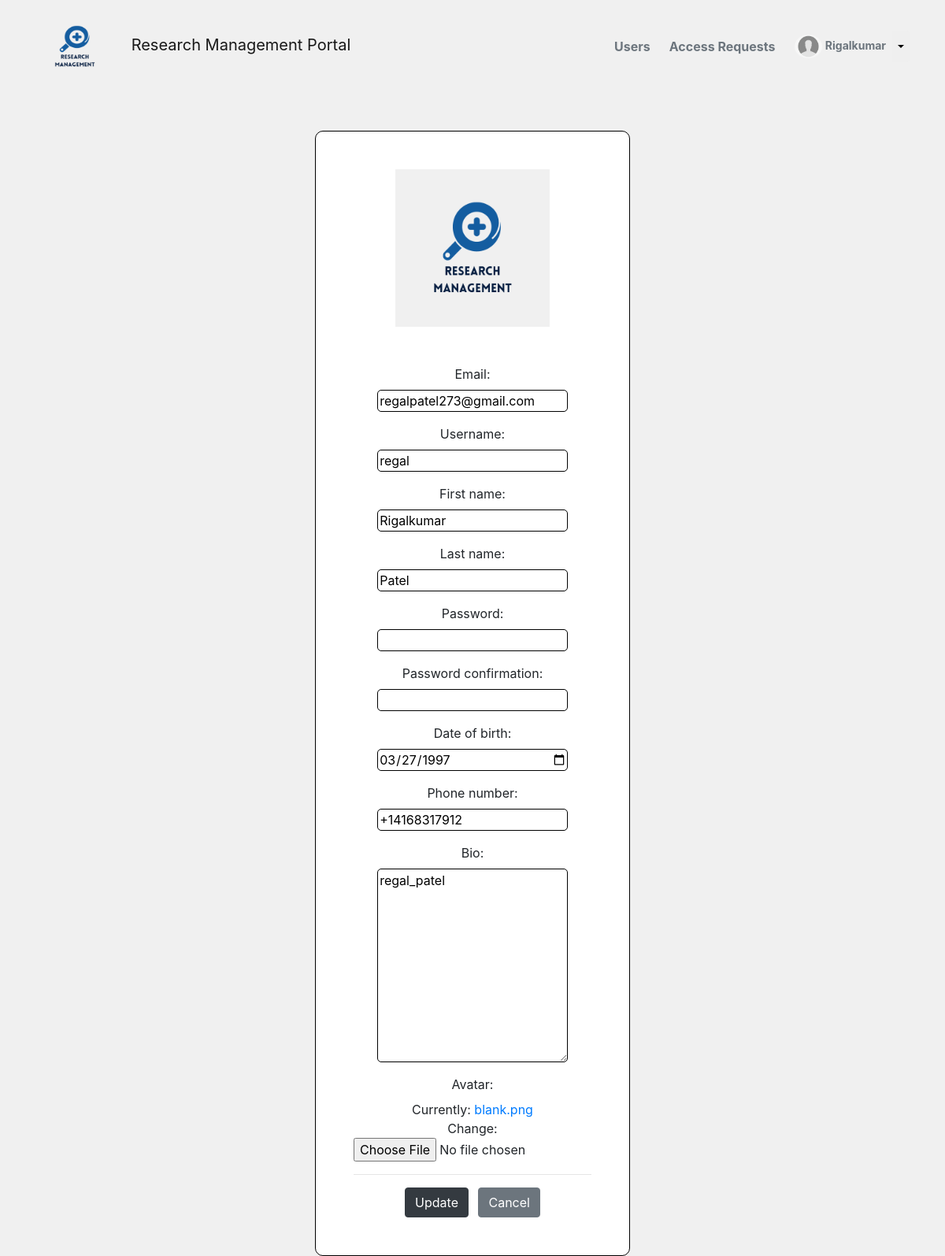
/edit-user/1 (signed in), run on the app's committed database.
### user_management_module/models.py (models this page shows, shortened)
class User(AbstractUser):
    email = models.EmailField(unique=True)
    username = models.CharField(null=True, max_length=30)
    bio = models.TextField(null = True, blank=True)
    head_of_department = models.BooleanField(default=False)
    department = models.ForeignKey(Department, on_delete=models.SET_NULL, null=True, default=None)
    date_of_birth = models.DateField(null=True, blank=False)
    phone_number = PhoneNumberField(null=True)
    avatar = models.ImageField(null=True, default='blank.png')
    USERNAME_FIELD = 'email'
    REQUIRED_FIELDS = ['username','first_name','last_name']

### user_management_module/views.py (the view, shortened to what this page needs)
# urls.py: path('edit-user/<str:pk>',views.editUser, name='edit-user'),
@login_required(login_url='sign-in')
def editUser(request,pk):
    user = User.objects.get(id=pk)
    form = UserForm(instance=user)
    context={'form':form,'user':user}
    return render(request,'user_management_module/update_users.html',context)

### user_management_module/forms.py
class UserForm(UserCreationForm):
    date_of_birth = forms.DateField(widget=DateInput)
    phone_number = PhoneNumberField(
        widget = PhoneNumberPrefixWidget()
    )
    class Meta:
        model = User
        fields = ['email','username','first_name','last_name','password1','password2','date_of_birth','phone_number','bio', 'avatar']

### user_management_module/templates/user_management_module/update_users.html (shortened to what this page needs)
{% extends 'base.html' %}
{% load static %}
{% block content %}
<div class="text-center mt-5" id="sign-up">
    <form action="" class="col col-sm-4 p-5 uniForm" method="post" enctype="multipart/form-data">
        <div class="mb-5">
            <img src="{% static 'images/Logo.png' %}" alt="logo" height="200" class="col-10 col-sm-9">
        </div>
        {% for field in form %}
        <div class="mt-3">
            <div>
            <label>{{field.label}}:</label><br>
            {{field}}
            </div>
        </div>
        {% endfor %}
        <hr>
        <div class="mt-3">
            <button type="submit" class="btn btn-md btn-dark btn-secondary">Update</button>
            <a href="{{request.META.HTTP_REFERER}}" class="btn btn-secondary btn-md ml-2">Cancel</a>
        </div>
    </form>
</div>
{% endblock content %}

### templates/navbar.html (shortened to what this page needs)
{% load static %}
{% if request.user.is_authenticated %}
<nav class="navbar navbar-expand-lg navbar-light py-1" style="background-color: #F0F0F0;">
    <div class="container">
        <a href="{% url 'welcome' %}" class="navbar-brand">
            <img src="{% static 'images/Logo.png' %}" alt="logo" height="100" width="100" class="navbar-brand">
            Research Management Portal
        </a>
        <div class="collapse navbar-collapse justify-content-end" id="navmenu">
            <ul class="navbar-nav ms-auto d-flex">
                {% if request.user.is_superuser or request.user.is_hod %}
                <li class="nav-item align-self-start">
                    <a href="{% url 'users' %}" class="nav-link text-secondary mr-2 font-weight-bold" style="color: #A9A9A9;">Users</a>
                </li>
                {% if request.user.is_superuser %}
                <li class="nav-item align-self-start">
                    <a href="{% url 'access-requests' %}" class="nav-link text-secondary mr-2 font-weight-bold" style="color: #A9A9A9;">Access Requests</a>
                </li>
                {% endif %}
                {% endif %}
                <li class="nav-item align-self-start">
                    <div class="btn-group">
                        <a href="{% url 'profile' request.user.id %}" class="btn btn-sm font-weight-bold text-secondary" style="color: #A9A9A9;"><img src="{{request.user.avatar.url}}" class="rounded-circle" height="30" width="35" alt=""> {{request.user.first_name}}</a>
                        <button type="button" class="btn dropdown-toggle dropdown-toggle-split" data-bs-toggle="dropdown" aria-expanded="false">
                        </button>
                    </div>
                </li>
            </ul>
        </div>
    </div>
</nav>
{% endif %}

### user_management_module/templates/user_management_module/update_users.html (style rules this page uses)
body { background-color: #F0F0F0; }
label { width: auto; display: inline-block; }
select, textarea, input[type='text'], input[type='password'], input[type='email'], input[type='date'] { display: block; margin-left: auto; margin-right: auto; width: 80%; border: 1px solid black; border-radius: 5px; }
form { margin: auto; border: 1px solid black; border-radius: 10px; background-color: white; }

### data on the page
User: user.avatar (placeholder picture), user.first_name "Rigalkumar", form "regalpatel273@gmail.com" "regal" "Rigalkumar" "Patel" "03/27/1997" "+14168317912" "regal_patel"

### other printed values
{{ field.label }} "Email" "Username" "First name" "Last name" "Password" "Password confirmation" "Date of birth" "Phone number" "Bio" "Avatar"
